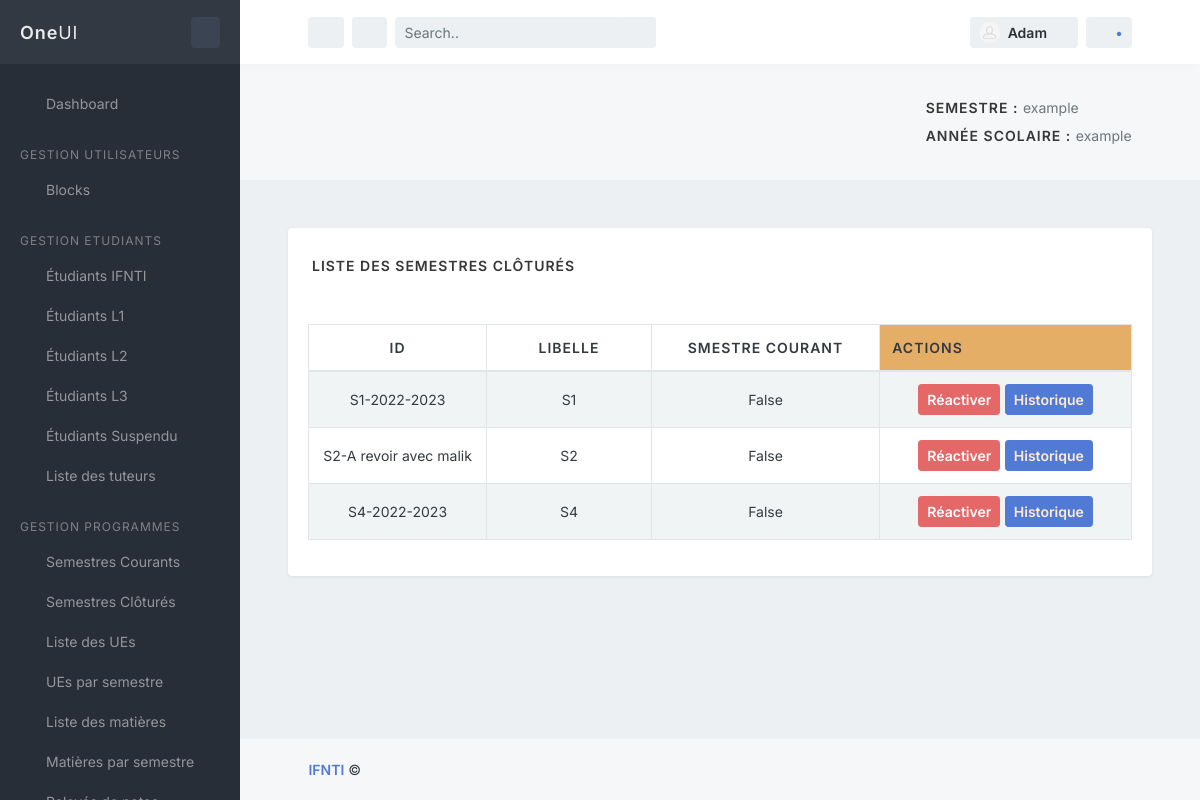
Page /main/semestres_clotures/ on the committed database.
### main/models.py (models this page shows, shortened)
class Semestre(models.Model):
    id = models.CharField(primary_key=True, blank=True, max_length=14)
    CHOIX_SEMESTRE = [('S1', 'Semestre1'), ('S2', 'Semestre2'), ('S3', 'Semestre3'), ('S4', 'Semestre4'), ('S5', 'Semestre5'), ('S6', 'Semestre6')]
    libelle = models.CharField(max_length=30, choices=CHOIX_SEMESTRE)
    credits = models.IntegerField(default=30)
    semestreCourant = models.BooleanField(default=False, verbose_name="Semestre acutuelle", null=True)
    anneescolaire = models.ForeignKey('AnneeUniversitaire', on_delete=models.CASCADE, verbose_name="Année universitaire")
    """clef Semestre"""
    """def save(self):
        if not self.id: self.id = self.libelle +"-"+ str("A revoir avec malik")
        return super().save()
"""
    def save(self):
        if not self.id: self.id = self.libelle +"-"+ str(self.anneescolaire)
        return super().save()
    class Meta:
        unique_together = [["libelle"]]

### main/views.py (the view)
# urls.py: path('semestres_clotures/', views.semestres_clotures, name='semestres_clotures'),
def semestres_clotures(request):
    semestres=Semestre.objects.filter(semestreCourant = False)
    context={"semestres":semestres}
    return render(request, 'semestres/semestres_clotures.html', context)

### main/templates/semestres/semestres_clotures.html (shortened to what this page needs)
{% extends '../index.html' %}
{% block content %}
<div class="block block-rounded m-5">
    <div class="block-header p-4">
        <h3 class="block-title">Liste des semestres clôturés</h3>
    </div>
    <div class="block-content block-content-full">
        <table class="table table-bordered table-striped table-vcenter js-dataTable-full-pagination">
            <thead>
                <tr>
                    <th class="text-center" style="width: 80px;">ID</th>
                    <th class="text-center" style="width: 20%;">Libelle</th>
                    <th class="text-center" style="width: 40px;">Smestre courant</th>
                    <th scope="col" class="bg-warning" style="width: 90px;">Actions</th>
                </tr>
            </thead>
            <tbody>
                {% for semestre in semestres %}
                <tr>
                    <td class="text-center font-size-sm">{{semestre.id}}</td>
                    <td class="text-center font-size-sm">{{semestre.libelle}}</td>
                    <td class="text-center font-size-sm">{{semestre.semestreCourant}}</td>
                    <td style="text-align: center;">
                        <button type="button" class="bs-modal read-book btn btn-sm btn-danger" onclick="confirmCloture('{{ semestre.id }}')">
                            <span>Réactiver</span>
                        </button>
                        <button type="button" class="update-book btn btn-sm btn-primary">
                            <a style="color: blanchedalmond;" href="{% url 'main:historique_semestre' semestre.id %}">
                                <span>Historique</span>
                        </button>
                    </td>
                </tr>
                {% endfor%}
            </tbody>
        </table>
    </div>
</div>
{% endblock %}

### rows in the picture
Semestre: id "S1-2022-2023", libelle "S1", semestreCourant "False"
Semestre: id "S2-A revoir avec malik", libelle "S2", semestreCourant "False"
Semestre: id "S4-2022-2023", libelle "S4", semestreCourant "False"
